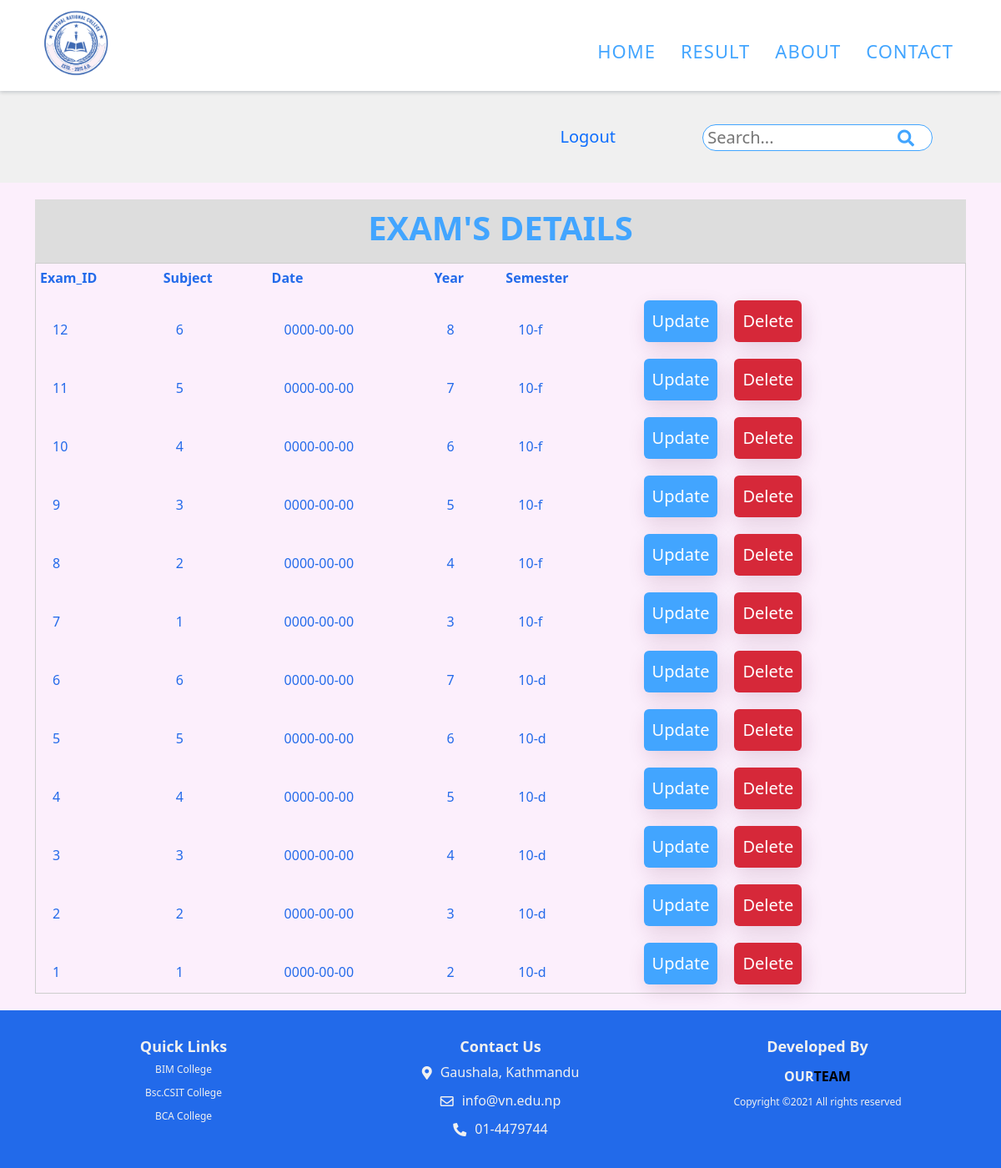
/examdetail.php, run on the app's committed database.
### tables this page shows
CREATE TABLE exam(
    exam_id INT(10) PRIMARY KEY AUTO_INCREMENT,
    subject_id INT(10),
    exam_date DATE,
    exam_year INT,
    semester VARCHAR(4),
    CONSTRAINT FKexam_subject FOREIGN KEY(subject_id) REFERENCES subjects(subject_id)
    );

### examdetail.php (the view, shortened to what this page needs)
<?php
   include 'config.php';
    $sql= "SELECT * FROM exam ";
    $res = mysqli_query($conn,$sql);
    $data=[];
    if(mysqli_num_rows($res)> 0){
        while($row = mysqli_fetch_assoc($res)){
            array_unshift($data,$row);
        }
    }
?>
<!DOCTYPE html>
<html lang="en">
<head>
    <link rel="stylesheet" href="css/index.css">
    <link rel="stylesheet" href="css/tablet.css">
    <link rel="stylesheet" href="css/mobile.css">
    <link rel="stylesheet" href="fontawesome-free-5.15.4-web/css/all.css">
    <link rel="stylesheet" href="./bootstrap-5.1.3-dist/css/bootstrap.min.css">
</head>
<body>
    <div id="navbar">
        <div class="container">
            <nav>
                <div> <a href="index.php"> <img class="logo" src="./images/logo.png" alt="logo"></a></div>
                <ul class="mainMenu">
                    <li> <a href="index.php" class="nav-link">Home</a></li>
                    <li> <a href="result.php" class="nav-link">Result</a></li>
                    <li> <a href="about.php" class="nav-link">About</a></li>
                    <li> <a href="contact.php" class="nav-link">Contact</a></li>
                </ul>
            </nav>
        </div>
    </div>
    <div class="search-content">
        <div class="container">
            <div class="row">
                <div class="col-sm"></div>
                <div class="col-sm">
                    <div id="login">
                        <span class="login"><a href="logout.php">Logout</a> </span>
                    </div>
                </div>
                <div class="col-sm">
                    <div id="login"> <input type="text" id="input" placeholder=" Search..." />
                        <i id="icon" class="fas fa-search"></i>
                    </div>
                </div>
            </div>
        </div>
    </div>
    <div class="student-info">
        <div class="container">
            <div class="infotag">
                <h1>EXAM'S DETAILS</h1>
            </div>
         <table>
                  <tr>
                        <th>Exam_ID</th>
                        <th>Subject</th>
                        <th>Date</th>
                        <th>Year</th>
                        <th>Semester</th>
                    </tr>
        <?php
        foreach($data as $d){
            ?>
            <tbody>
                <tr>
                    <td><?php echo $d['exam_id'] ;?> </td>
                    <td><?php echo $d['subject_id'] ;?> </td>
                    <td><?php echo $d['exam_date'] ;?> </td>
                     <td><?php echo $d['exam_year'] ;?> </td>
                    <td><?php echo $d['semester'] ;?> </td>
                    <td class="button1"><a href="updateexamdetail.php?id=<?php echo $d['exam_id'] ?> ">Update</a></td>
                    <td class="delete"><a href="deleteexamdetail.php?id=<?php echo $d['exam_id'] ?> ">Delete</a></td>
                </tr>
            </tbody>
            <?php } ?>
    </table>
 </div>
</div>
    <footer class="foot-content">
        <div class="container">
            <div class="row">
                <div class="col-sm">
                    <span class="foot">Quick Links</span>
                    <span class="content">BIM College</span>
                    <span class="content">Bsc.CSIT College</span>
                    <span class="content">BCA College</span>
                </div>
                <div class="col-sm">
                    <span class="foot">Contact Us</span>
                    <div class="contact-content">
                        <i class="fas fa-map-marker-alt"></i><span> Gaushala, Kathmandu</span>
                    </div>
                    <div class="contact-content">
                        <i class="far fa-envelope"></i><span>info@vn.edu.np </span>
                    </div>
                    <div class="contact-content">
                        <i class="fas fa-phone-alt"></i><span>01-4479744</span>
                    </div>
                </div>
                <div class="col-sm">
                    <span class="foot">Developed By</span>
                    <span class="info-contact">OUR<span class="more-info">TEAM</span></span>
                    <span class="copyright">Copyright &copy;2021 All rights reserved</span>
                </div>
            </div>
    </footer>
</body>
</html>

### css/index.css (style rules this page uses)
* { margin: 0; padding: 0; box-sizing: border-box; }
body { font-family: 'Segoe UI', Tahoma, Geneva, Verdana, sans-serif; line-height: 1.7em; }
a { text-decoration: none; }
.container { margin: auto; max-width: 1100px; }
#navbar { background: #fff; box-shadow: var(--wsr-shadow20,0 2px 4px 0 rgba(22,45,61,.12),0 0 6px 0 rgba(22,45,61,.12)); position: relative; z-index: 11; overflow:auto; }
nav { display: flex; justify-content:space-between; color: #42A5FF; }
nav .mainMenu { display: flex; list-style: none; padding-top: 30px; }
nav .mainMenu li a { display: inline-block; margin-left: auto; padding: 15px; text-decoration: none; text-transform: uppercase; color: #42A5FF; font-size: 22px; font-weight: 400; font-family: 'Segoe UI', Tahoma, Geneva, Verdana, sans-serif; }
nav .logo { height:100px; width: auto; display: flex; justify-content: flex-start; }
.foot-content { background-color: #226aea; height: auto; width: auto; padding: 30px; }
.col-sm .foot { color: #f0f0f0; font-size: 18px; font-weight: 700; display: flex; justify-content: center; }
.col-sm .content { color: #f0f0f0; font-size: 12px; padding: 5px; display: flex; justify-content: center; }
.col-sm i { color: #f0f0f0; display: flex; justify-content: center; margin-top: 5px; padding: 5px; text-align: center; }
.col-sm .info-contact { color: #f0f0f0; font-weight: 700; font-family: 'Segoe UI', Tahoma, Geneva, Verdana, sans-serif; display: flex; padding-top: 10px; justify-content: center; }
.col-sm .more-info { color: #000; }
.contact-content { display: flex; justify-content: center; color: #f0f0f0; }
.contact-content span { padding: 5px; }
.copyright { color: #f0f0f0; font-size: 12px; display: flex; padding-top: 10px; font-family: 'Segoe UI', Tahoma, Geneva, Verdana, sans-serif; justify-content: center; }
.nav-link { text-decoration: none; font-size: 22px; color: #c769ba; font-weight: 300; letter-spacing: 1px; position: relative; padding: 3px 0; }
.nav-link::before, .nav-link::after { content: ''; width: 100%; height: 2px; background-color: #42A5FF; position: absolute; left: 0; transform:scaleX(0); transition: transform 0.5s; }
.nav-link::after { bottom: 0; transform-origin: right; }
.nav-link::before { top: 0; transform-origin: left; }
.search-content { background-color: #f0f0f0; height: auto; margin: auto; padding-top: 20px; padding-bottom: 20px; }
.col-sm #login { display: flex; justify-content: flex-end; }
#login { color: #42A5FF; font-size:20px; font-weight: 400; padding-right: 40px; margin-top: 20px; padding-left: 40px; padding-bottom: 0px; }
#login, #input { max-width: 400px; }
.col-sm .login { padding-left: 30px; padding-bottom: 20px; }
#input { width: 100%; border: 1px solid #42A5FF; display: flex; justify-content: flex-end; border-radius: 20px; outline: none; color: #9DBFAF; }
#icon { margin-right: 20px; padding: 2px; position: absolute; color: #42A5FF; }
.student-info { background-color: #fceffc; height: auto; width: auto; padding: 20px; }
tr td { padding: 20px 0px 0px 20px; color: #42A5FF; }
table { border-spacing: 2px; }
span a { text-decoration: none; }
table { margin: 0 auto; }
table th, table td { font-family: 'Segoe UI', Tahoma, Geneva, Verdana, sans-serif; text-align: left; color: #226aea; }
.infotag { background-color: #ddd; display: flex; justify-content: center; }
.infotag h1 { color: #42A5FF; padding: 10px; font-weight: 700; font-family:'Segoe UI', Tahoma, Geneva, Verdana, sans-serif ; }
.button1 { display: inline-block; font-size: 20px; background-color:#42A5FF; border-radius: 6px; box-shadow:3px 8px 22px rgb(94,28,68,0.15) ; border: none; padding: 10px; margin: 10px; }
.delete { display: inline-block; font-size: 20px; background-color:#d62839; border-radius: 6px; box-shadow:3px 8px 22px rgb(94,28,68,0.15) ; border: none; padding: 10px; margin: 10px; }
.button1 a { text-decoration: none; color: #fff; }
.delete a { text-decoration: none; color: #fff; }

### examdetail.php (style rules this page uses)
table { width: 100%; margin: 20px 0; border-collapse: collapse; }
table, th, td { border: 1px solid #cdcdcd; }
table th, table td { padding: 5px; text-align: left; }

### data on the page
exam: exam_id "12", subject "6", exam_date "0000-00-00", exam_year "8", semester "10-f"
exam: exam_id "11", subject "5", exam_date "0000-00-00", exam_year "7", semester "10-f"
exam: exam_id "10", subject "4", exam_date "0000-00-00", exam_year "6", semester "10-f"
exam: exam_id "9", subject "3", exam_date "0000-00-00", exam_year "5", semester "10-f"
exam: exam_id "8", subject "2", exam_date "0000-00-00", exam_year "4", semester "10-f"
exam: exam_id "7", subject "1", exam_date "0000-00-00", exam_year "3", semester "10-f"
exam: exam_id "6", subject "6", exam_date "0000-00-00", exam_year "7", semester "10-d"
exam: exam_id "5", subject "5", exam_date "0000-00-00", exam_year "6", semester "10-d"
exam: exam_id "4", subject "4", exam_date "0000-00-00", exam_year "5", semester "10-d"
exam: exam_id "3", subject "3", exam_date "0000-00-00", exam_year "4", semester "10-d"
exam: exam_id "2", subject "2", exam_date "0000-00-00", exam_year "3", semester "10-d"
exam: exam_id "1", subject "1", exam_date "0000-00-00", exam_year "2", semester "10-d"
